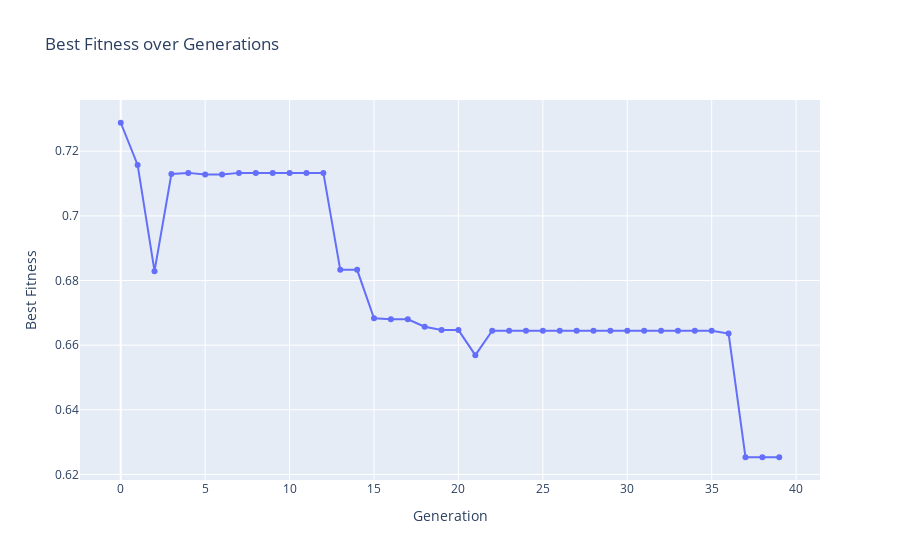

Write notebook code for a chart like this one.
### Code cell
"""
Curva de convergência
"""

fig = go.Figure()
fig.add_trace(
    go.Scatter(
        x=list(range(ga.max_iter)),
        y=ga.generation_best_Y,
        mode="lines+markers",
        name="Best Fitness",
    )
)
fig.update_layout(
    title="Best Fitness over Generations",
    xaxis_title="Generation",
    yaxis_title="Best Fitness",
)
fig.show()

### Figure 1 — Plotly figure (JSON) as saved in the notebook; plotly's stock layout.template omitted (floating-point values rounded to 4 significant figures)
{"data": [{"mode": "lines+markers", "name": "Best Fitness", "type": "scatter", "x": [0, 1, 2, 3, 4, 5, 6, 7, 8, 9, 10, 11, 12, 13, 14, 15, 16, 17, 18, 19, 20, 21, 22, 23, 24, 25, 26, 27, 28, 29, 30, 31, 32, 33, 34, 35, 36, 37, 38, 39], "y": [0.7288, 0.7158, 0.6829, 0.713, 0.7133, 0.7128, 0.7128, 0.7133, 0.7133, 0.7133, 0.7133, 0.7133, 0.7133, 0.6833, 0.6833, 0.6683, 0.668, 0.668, 0.6657, 0.6647, 0.6647, 0.6569, 0.6645, 0.6645, 0.6645, 0.6645, 0.6645, 0.6645, 0.6645, 0.6645, 0.6645, 0.6645, 0.6645, 0.6645, 0.6645, 0.6645, 0.6636, 0.6253, 0.6253, 0.6253]}], "layout": {"title": {"text": "Best Fitness over Generations"}, "xaxis": {"title": {"text": "Generation"}}, "yaxis": {"title": {"text": "Best Fitness"}}}}
